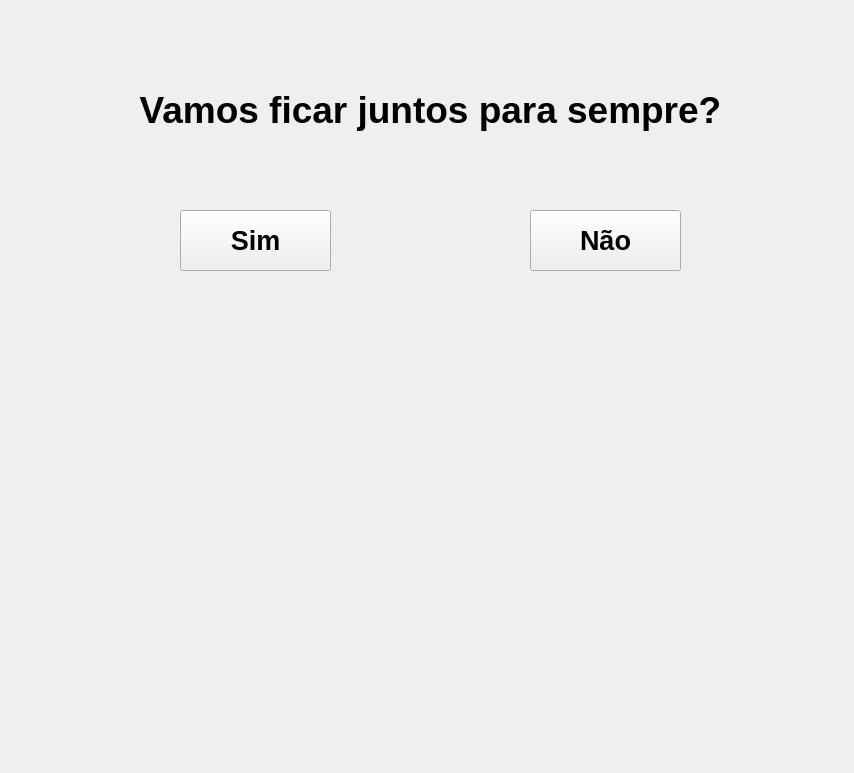
<?xml version="1.0" encoding="UTF-8"?>
<ui version="4.0">
 <class>MainWindow</class>
 <widget class="QMainWindow" name="MainWindow">
  <property name="geometry">
   <rect>
    <x>0</x>
    <y>0</y>
    <width>854</width>
    <height>773</height>
   </rect>
  </property>
  <property name="windowTitle">
   <string>MainWindow</string>
  </property>
  <widget class="QWidget" name="centralwidget">
   <widget class="QLabel" name="label">
    <property name="geometry">
     <rect>
      <x>10</x>
      <y>59</y>
      <width>841</width>
      <height>101</height>
     </rect>
    </property>
    <property name="font">
     <font>
      <pointsize>28</pointsize>
      <bold>true</bold>
      <stylestrategy>PreferAntialias</stylestrategy>
     </font>
    </property>
    <property name="text">
     <string>Vamos ficar juntos para sempre?</string>
    </property>
    <property name="alignment">
     <set>Qt::AlignCenter</set>
    </property>
   </widget>
   <widget class="QPushButton" name="sim">
    <property name="geometry">
     <rect>
      <x>180</x>
      <y>210</y>
      <width>151</width>
      <height>61</height>
     </rect>
    </property>
    <property name="font">
     <font>
      <pointsize>20</pointsize>
      <bold>true</bold>
     </font>
    </property>
    <property name="text">
     <string>Sim</string>
    </property>
   </widget>
   <widget class="QPushButton" name="nao">
    <property name="geometry">
     <rect>
      <x>530</x>
      <y>210</y>
      <width>151</width>
      <height>61</height>
     </rect>
    </property>
    <property name="font">
     <font>
      <pointsize>20</pointsize>
      <bold>true</bold>
     </font>
    </property>
    <property name="text">
     <string>Não</string>
    </property>
   </widget>
  </widget>
 </widget>
 <resources/>
 <connections/>
</ui>
